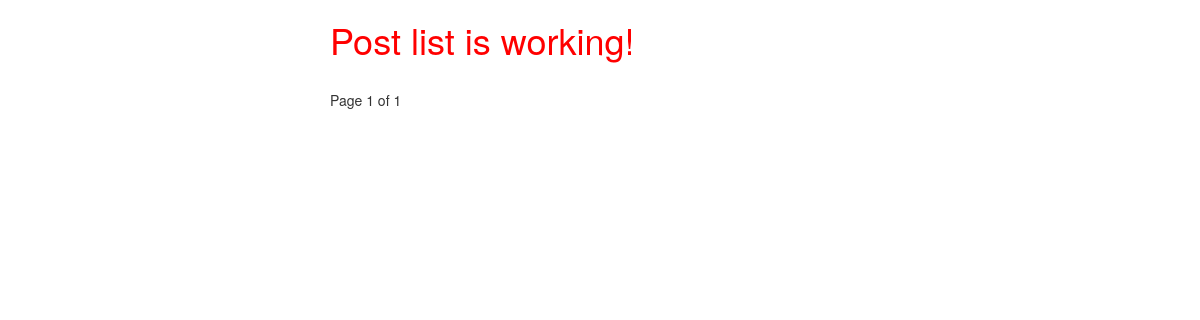
The app's page /posts/, older data.
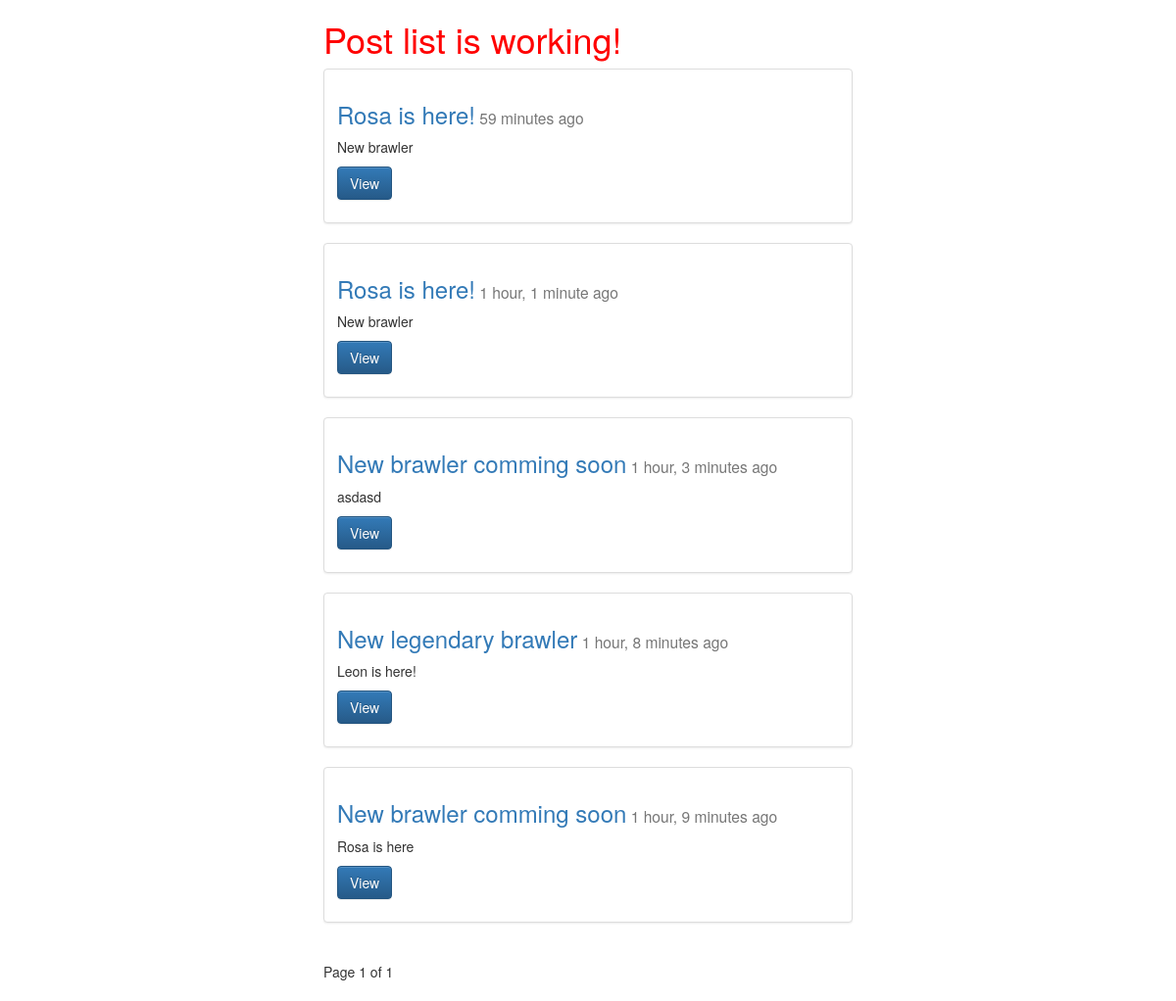
The same page, newer data.
### posts/models.py (models this page shows, shortened)
class Post(models.Model):
    title = models.CharField(max_length=255)
    slug = models.SlugField(unique=True)
    image = models.ImageField(upload_to=upload_location,
            null=True,
            blank=True,
            width_field="width_field",
            height_field="height_field")
    height_field = models.IntegerField(default=0)
    width_field = models.IntegerField(default=0)
    content = models.TextField()
    updated = models.DateTimeField(auto_now=True, auto_now_add=False)
    timestamp = models.DateTimeField(auto_now=False, auto_now_add=True)
    def get_absolute_url(self):
        return reverse("posts:detail", kwargs={"slug": self.slug})

### posts/views.py (the view)
def post_list(request):
    queryset_list = Post.objects.all().order_by("-timestamp")
    paginator = Paginator(queryset_list, 10)
    page_request_var = "page"
    page = request.GET.get(page_request_var)
    try:
        queryset = paginator.page(page)
    except PageNotAnInteger:
        queryset = paginator.page(1)
    except EmptyPage:
        queryset = paginator.page(paginator.num_pages)
    context = {
        "object_list": queryset,
        "title": "Post list is working!",
        "page_request_var": page_request_var
    }
    return render(request, "post_list.html", context)

### templates/post_list.html (shortened to what this page needs)
{% extends "base.html" %}
{% block content %}
<div class="col-sm-6 col-sm-offset-3">
  <h1>{{ title }}</h1>
  {% for obj in object_list %}
    <div class="row">
      <div class="col-sm-12">
        <div class="thumbnail">
          <div class="caption">
            <h3>
              <a href='{{ obj.get_absolute_url }}'>{{ obj.title }}</a><small> {{ obj.timestamp | timesince }} ago</small>
            </h3>
            <p>{{ obj.content | linebreaks | truncatechars:120 }}</p>
            <p><a href="{{ obj.get_absolute_url }}" class="btn btn-primary" role="button">View</a></p>
          </div>
        </div>
      </div>
    </div>
  {% endfor %}
  <div class="pagination">
    <span class="step-links">
      <span class="current">
        Page {{ object_list.number }} of {{ object_list.paginator.num_pages }}
      </span>
    </span>
  </div>
</div>
{% endblock content %}

### templates/base.html (shortened to what this page needs)
{% load staticfiles %}
<!DOCTYPE html>
<html lang="en">
<head>
    <link rel="stylesheet" href="https://maxcdn.bootstrapcdn.com/bootstrap/3.3.7/css/bootstrap.min.css">
    <link rel="stylesheet" href="https://maxcdn.bootstrapcdn.com/bootstrap/3.3.7/css/bootstrap-theme.min.css">
    <link rel="stylesheet" href='{% static "css/base.css" %}'>
</head>
<body>
    <div class="container">
      {% block content %}
      {% endblock content %}
    </div>
</body>
</html>

### static/css/base.css (style rules this page uses)
h1 { color: red; }

Row changes from the older to the newer data that the page shows:
added Post: title "Rosa is here!", timestamp "59 minutes", content "New brawler"
added Post: title "Rosa is here!", timestamp "1 hour, 1 minute", content "New brawler"
added Post: title "New brawler comming soon", timestamp "1 hour, 3 minutes", content "asdasd"
added Post: title "New legendary brawler", timestamp "1 hour, 8 minutes", content "Leon is here!"
added Post: title "New brawler comming soon", timestamp "1 hour, 9 minutes", content "Rosa is here"
